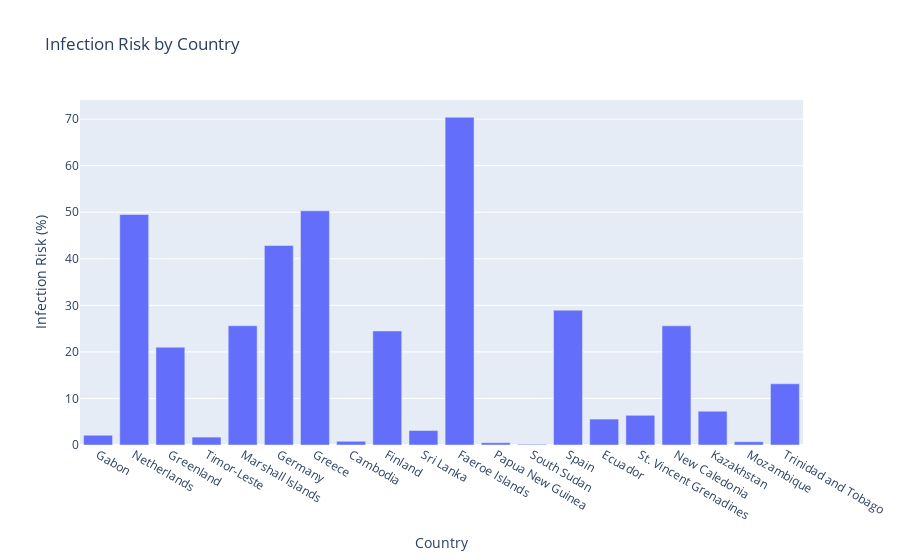

Notebook code cell kept with this figure:
### Markdown cell above
Removed rows that have missing data.

### Code cell
display(px.bar(covid_df.sample(20), x='Country', y='Infection_Risk', labels={'Infection_Risk':'Infection Risk (%)'}, title='Infection Risk by Country'))

### Figure 1 — Plotly figure (JSON) as saved in the notebook; plotly's stock layout.template omitted (floating-point values rounded to 4 significant figures)
{"data": [{"alignmentgroup": "True", "hovertemplate": "Country=%{x}<br>Infection Risk (%)=%{y}<extra></extra>", "legendgroup": "", "marker": {"color": "#636efa", "pattern": {"shape": ""}}, "name": "", "offsetgroup": "", "orientation": "v", "showlegend": false, "textposition": "auto", "type": "bar", "x": ["Gabon", "Netherlands", "Greenland", "Timor-Leste", "Marshall Islands", "Germany", "Greece", "Cambodia", "Finland", "Sri Lanka", "Faeroe Islands", "Papua New Guinea", "South Sudan", "Spain", "Ecuador", "St. Vincent Grenadines", "New Caledonia", "Kazakhstan", "Mozambique", "Trinidad and Tobago"], "xaxis": "x", "y": [2.1, 49.51, 21.01, 1.7, 25.62, 42.84, 50.3, 0.8, 24.5, 3.11, 70.4, 0.49, 0.16, 28.96, 5.57, 6.38, 25.59, 7.26, 0.7, 13.15], "yaxis": "y"}], "layout": {"barmode": "relative", "legend": {"tracegroupgap": 0}, "title": {"text": "Infection Risk by Country"}, "xaxis": {"anchor": "y", "domain": [0, 1], "title": {"text": "Country"}}, "yaxis": {"anchor": "x", "domain": [0, 1], "title": {"text": "Infection Risk (%)"}}}}
